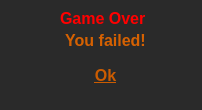
<?xml version="1.0" encoding="UTF-8"?>
<ui version="4.0">
 <class>EndGame</class>
 <widget class="QDialog" name="EndGame">
  <property name="geometry">
   <rect>
    <x>0</x>
    <y>0</y>
    <width>202</width>
    <height>110</height>
   </rect>
  </property>
  <property name="windowTitle">
   <string>Dialog</string>
  </property>
  <property name="styleSheet">
   <string notr="true">background-color: rgb(42, 42, 42);</string>
  </property>
  <widget class="QLabel" name="label">
   <property name="geometry">
    <rect>
     <x>60</x>
     <y>10</y>
     <width>91</width>
     <height>16</height>
    </rect>
   </property>
   <property name="font">
    <font>
     <pointsize>12</pointsize>
     <weight>75</weight>
     <bold>true</bold>
    </font>
   </property>
   <property name="styleSheet">
    <string notr="true">color: rgb(255, 0, 0);</string>
   </property>
   <property name="text">
    <string>Game Over</string>
   </property>
  </widget>
  <widget class="QLabel" name="label_2">
   <property name="geometry">
    <rect>
     <x>20</x>
     <y>30</y>
     <width>171</width>
     <height>20</height>
    </rect>
   </property>
   <property name="font">
    <font>
     <pointsize>12</pointsize>
     <weight>75</weight>
     <bold>true</bold>
    </font>
   </property>
   <property name="styleSheet">
    <string notr="true">color: rgb(214, 97, 1);</string>
   </property>
   <property name="text">
    <string>You failed!</string>
   </property>
   <property name="alignment">
    <set>Qt::AlignCenter</set>
   </property>
  </widget>
  <widget class="QPushButton" name="pushButton">
   <property name="geometry">
    <rect>
     <x>50</x>
     <y>60</y>
     <width>111</width>
     <height>31</height>
    </rect>
   </property>
   <property name="font">
    <font>
     <pointsize>12</pointsize>
     <weight>75</weight>
     <bold>true</bold>
     <underline>true</underline>
    </font>
   </property>
   <property name="cursor">
    <cursorShape>PointingHandCursor</cursorShape>
   </property>
   <property name="styleSheet">
    <string notr="true">color: rgb(203, 92, 1);</string>
   </property>
   <property name="text">
    <string>Ok</string>
   </property>
   <property name="flat">
    <bool>true</bool>
   </property>
  </widget>
 </widget>
 <resources/>
 <connections/>
</ui>
